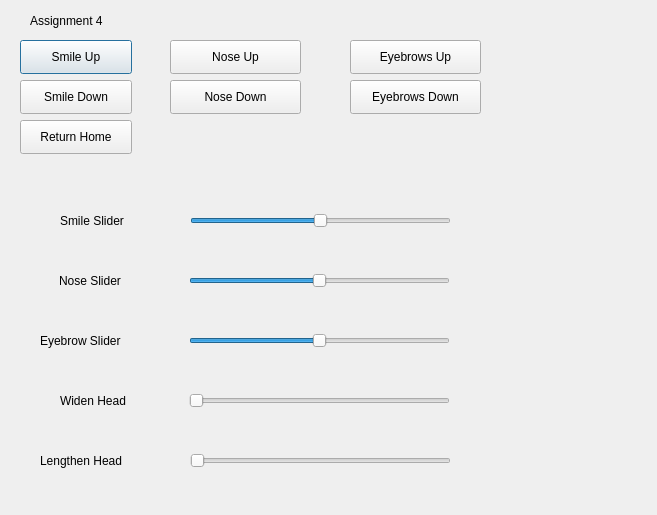
<?xml version="1.0" encoding="UTF-8"?>
<ui version="4.0">
 <class>Dialog</class>
 <widget class="QDialog" name="Dialog">
  <property name="geometry">
   <rect>
    <x>0</x>
    <y>0</y>
    <width>657</width>
    <height>515</height>
   </rect>
  </property>
  <property name="windowTitle">
   <string>Dialog</string>
  </property>
  <widget class="QLabel" name="assignment4Label">
   <property name="geometry">
    <rect>
     <x>30</x>
     <y>10</y>
     <width>111</width>
     <height>21</height>
    </rect>
   </property>
   <property name="text">
    <string>Assignment 4</string>
   </property>
  </widget>
  <widget class="QPushButton" name="upBtn">
   <property name="geometry">
    <rect>
     <x>20</x>
     <y>40</y>
     <width>112</width>
     <height>34</height>
    </rect>
   </property>
   <property name="text">
    <string>Smile Up</string>
   </property>
  </widget>
  <widget class="QPushButton" name="downBtn">
   <property name="geometry">
    <rect>
     <x>20</x>
     <y>80</y>
     <width>112</width>
     <height>34</height>
    </rect>
   </property>
   <property name="text">
    <string>Smile Down</string>
   </property>
  </widget>
  <widget class="QPushButton" name="returnHomeBtn">
   <property name="geometry">
    <rect>
     <x>20</x>
     <y>120</y>
     <width>112</width>
     <height>34</height>
    </rect>
   </property>
   <property name="text">
    <string>Return Home</string>
   </property>
  </widget>
  <widget class="QPushButton" name="schnauzUpBtn">
   <property name="geometry">
    <rect>
     <x>170</x>
     <y>40</y>
     <width>131</width>
     <height>34</height>
    </rect>
   </property>
   <property name="text">
    <string>Nose Up</string>
   </property>
  </widget>
  <widget class="QPushButton" name="schnauzDownBtn">
   <property name="geometry">
    <rect>
     <x>170</x>
     <y>80</y>
     <width>131</width>
     <height>34</height>
    </rect>
   </property>
   <property name="text">
    <string>Nose Down</string>
   </property>
  </widget>
  <widget class="QPushButton" name="eyebrowUpBtn">
   <property name="geometry">
    <rect>
     <x>350</x>
     <y>40</y>
     <width>131</width>
     <height>34</height>
    </rect>
   </property>
   <property name="text">
    <string>Eyebrows Up</string>
   </property>
  </widget>
  <widget class="QPushButton" name="eyebrowDwnBtn">
   <property name="geometry">
    <rect>
     <x>350</x>
     <y>80</y>
     <width>131</width>
     <height>34</height>
    </rect>
   </property>
   <property name="text">
    <string>Eyebrows Down</string>
   </property>
  </widget>
  <widget class="QSlider" name="smileSlider">
   <property name="geometry">
    <rect>
     <x>190</x>
     <y>210</y>
     <width>261</width>
     <height>22</height>
    </rect>
   </property>
   <property name="minimum">
    <number>-10</number>
   </property>
   <property name="maximum">
    <number>10</number>
   </property>
   <property name="orientation">
    <enum>Qt::Horizontal</enum>
   </property>
  </widget>
  <widget class="QLabel" name="smileLabel">
   <property name="geometry">
    <rect>
     <x>60</x>
     <y>210</y>
     <width>91</width>
     <height>21</height>
    </rect>
   </property>
   <property name="text">
    <string>Smile Slider</string>
   </property>
  </widget>
  <widget class="QSlider" name="schnauzSlider">
   <property name="geometry">
    <rect>
     <x>189</x>
     <y>270</y>
     <width>261</width>
     <height>22</height>
    </rect>
   </property>
   <property name="minimum">
    <number>-10</number>
   </property>
   <property name="maximum">
    <number>10</number>
   </property>
   <property name="orientation">
    <enum>Qt::Horizontal</enum>
   </property>
  </widget>
  <widget class="QLabel" name="noseLabel">
   <property name="geometry">
    <rect>
     <x>59</x>
     <y>270</y>
     <width>91</width>
     <height>21</height>
    </rect>
   </property>
   <property name="text">
    <string>Nose Slider</string>
   </property>
  </widget>
  <widget class="QSlider" name="eyebrowSlider">
   <property name="geometry">
    <rect>
     <x>189</x>
     <y>330</y>
     <width>261</width>
     <height>22</height>
    </rect>
   </property>
   <property name="minimum">
    <number>-10</number>
   </property>
   <property name="maximum">
    <number>10</number>
   </property>
   <property name="orientation">
    <enum>Qt::Horizontal</enum>
   </property>
  </widget>
  <widget class="QLabel" name="eyebrowLabl">
   <property name="geometry">
    <rect>
     <x>40</x>
     <y>330</y>
     <width>121</width>
     <height>21</height>
    </rect>
   </property>
   <property name="text">
    <string>Eyebrow Slider</string>
   </property>
  </widget>
  <widget class="QSlider" name="widenSlider">
   <property name="geometry">
    <rect>
     <x>189</x>
     <y>390</y>
     <width>261</width>
     <height>22</height>
    </rect>
   </property>
   <property name="minimum">
    <number>0</number>
   </property>
   <property name="maximum">
    <number>2</number>
   </property>
   <property name="orientation">
    <enum>Qt::Horizontal</enum>
   </property>
  </widget>
  <widget class="QLabel" name="headLabel">
   <property name="geometry">
    <rect>
     <x>60</x>
     <y>390</y>
     <width>91</width>
     <height>21</height>
    </rect>
   </property>
   <property name="text">
    <string>Widen Head</string>
   </property>
  </widget>
  <widget class="QSlider" name="lengthSlider">
   <property name="geometry">
    <rect>
     <x>190</x>
     <y>450</y>
     <width>261</width>
     <height>22</height>
    </rect>
   </property>
   <property name="minimum">
    <number>0</number>
   </property>
   <property name="maximum">
    <number>2</number>
   </property>
   <property name="orientation">
    <enum>Qt::Horizontal</enum>
   </property>
  </widget>
  <widget class="QLabel" name="label">
   <property name="geometry">
    <rect>
     <x>40</x>
     <y>450</y>
     <width>121</width>
     <height>21</height>
    </rect>
   </property>
   <property name="text">
    <string>Lengthen Head</string>
   </property>
  </widget>
 </widget>
 <resources/>
 <connections/>
</ui>
